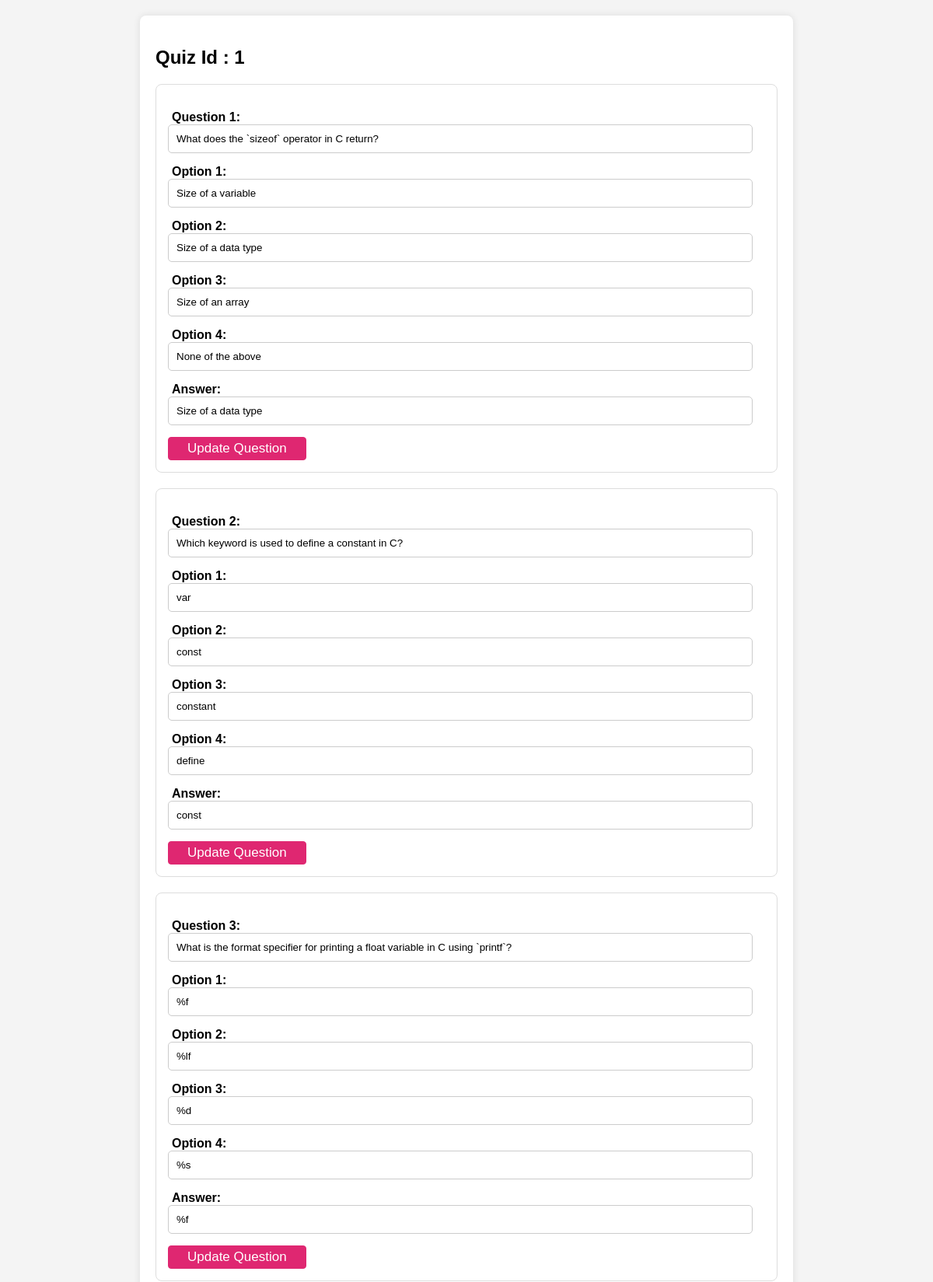
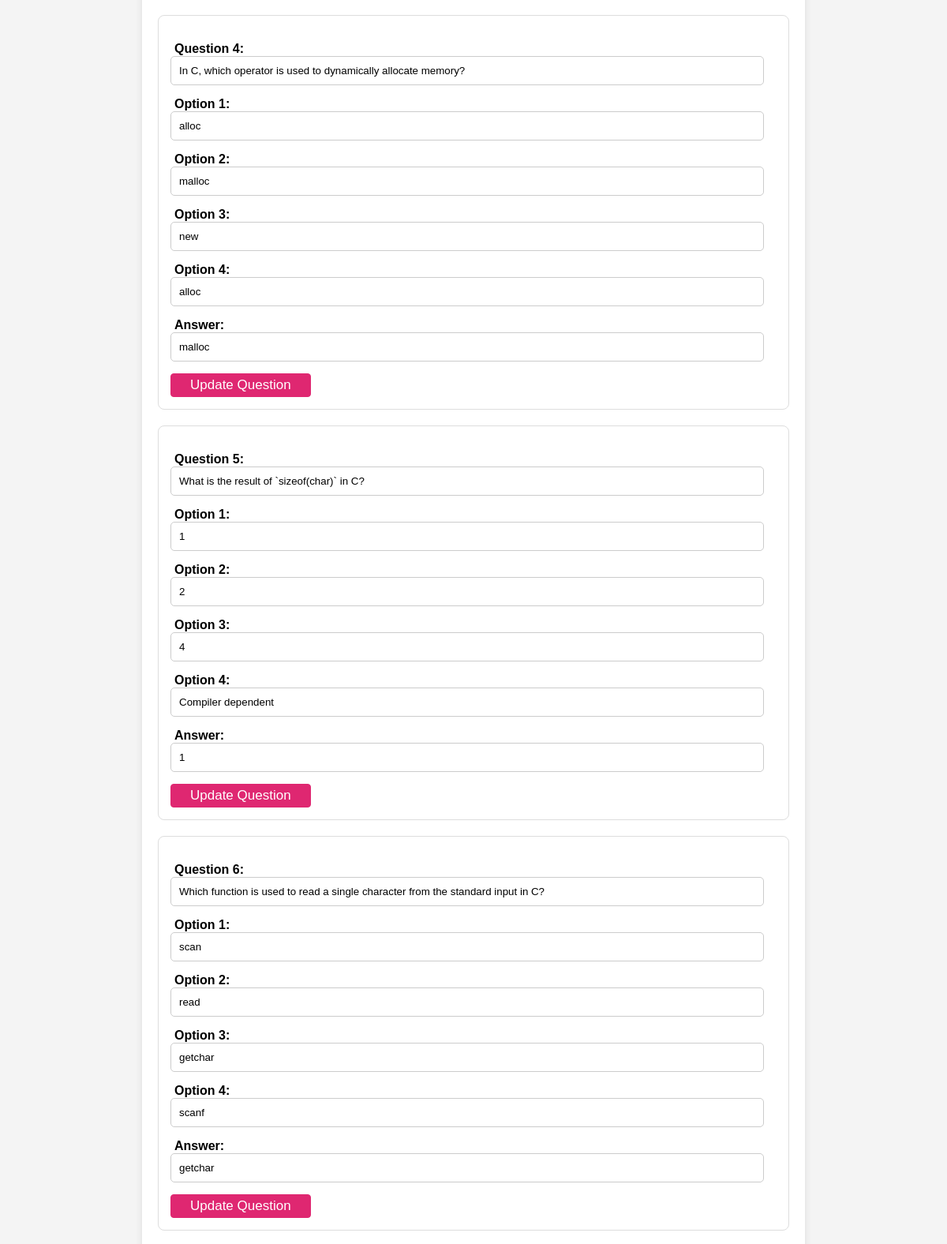
Page /admin/quizs/update_quiz.php?quiz_id=1 (upper part) on the committed database (2 pictures, top to bottom).
### tables this page shows
CREATE TABLE `quiz_questions` (
  `qno` int(11) NOT NULL,
  `quiz_id` int(11) NOT NULL,
  `question` varchar(255) NOT NULL,
  `option1` varchar(255) NOT NULL,
  `option2` varchar(255) NOT NULL,
  `option3` varchar(255) NOT NULL,
  `option4` varchar(255) NOT NULL,
  `answer` varchar(255) NOT NULL
);

### admin/quizs/update_quiz.php (the view, shortened to what this page needs)
<?php
include '../../include/db_connection.php';
$quiz_id=$_GET['quiz_id'];
    $sql_questions = "SELECT qno,question, option1, option2, option3, option4, answer FROM quiz_questions WHERE quiz_id='$quiz_id'";
    $result_questions = mysqli_query($c, $sql_questions);
    if (mysqli_num_rows($result_questions) > 0) {
        echo '<!DOCTYPE html>
<html lang="en">
<head>
    <meta charset="UTF-8">
    <title>Quiz Questions</title>
    <style>
        body {
            font-family: Arial, sans-serif;
            background-color: #f4f4f4;
            margin: 0;
            padding: 20px;
        }
        .container {
            max-width: 800px;
            margin: 0 auto;
            background-color: #fff;
            padding: 20px;
            border-radius: 8px;
            box-shadow: 0 0 10px rgba(0, 0, 0, 0.1);
        }
        .question-block {
            margin-bottom: 20px;
            padding: 15px;
            border: 1px solid #ddd;
            border-radius: 8px;
        }
        p {
            font-weight: bold;
            color: green;
        }
        label {
            margin: 10px 5px 5px 5px;
            font-weight: bold;
        }
        input[type="text"]
        {
            padding: 10px;
            margin-bottom: 15px;
            border: 1px solid #ccc;
            border-radius: 5px;
            width: 95%;
        }
        input[type="submit"]
        {
            text-decoration: none;
            color: #fff;
            background-color: #DF2771;
            padding: 4px 24px;
            border-radius: 4px;
            transition: 0.3s;
            border: 1px solid #DF2771;
            font-size: 17px;
        }
        input[type="submit"]:hover
        {
            background-color: #f70566;
        }
    </style>
</head>
<body>
    <div class="container">';
        echo "<h2>Quiz Id : $quiz_id </h2>";
        $question_count = 1;
        while ($row_question = mysqli_fetch_assoc($result_questions)) {
            ?>
            <div class="question-block">
            <form method="post" action="">
                <input type="hidden" name="qno" value="<?php echo htmlspecialchars($row_question['qno']); ?>"><br>
                <label>Question <?=$question_count?>:</label><br>
                <input type="text" name="question" value="<?php echo htmlspecialchars($row_question['question']); ?>"><br>
                <label>Option 1:</label><br>
                <input type="text" name="option1" value="<?php echo htmlspecialchars($row_question['option1']); ?>"><br>
                <label>Option 2:</label><br>
                <input type="text" name="option2" value="<?php echo htmlspecialchars($row_question['option2']); ?>"><br>
                <label>Option 3:</label><br>
                <input type="text" name="option3" value="<?php echo htmlspecialchars($row_question['option3']); ?>"><br>
                <label>Option 4:</label><br>
                <input type="text" name="option4" value="<?php echo htmlspecialchars($row_question['option4']); ?>"><br>
                <label>Answer:</label><br>
                <input type="text" name="answer" value="<?php echo htmlspecialchars($row_question['answer']); ?>"><br>
                <input type="submit" value="Update Question">
            </form>
        <?Php
            echo '</div>';
            $question_count++;
        }
        echo '</div>
</body>
</html>';
    } else {
        echo "No questions found for the specified quiz.";
    }
?>

### admin/quizs/update_quiz.php (style rules this page uses)
body { font-family: Arial, sans-serif; background-color: #f4f4f4; margin: 0; padding: 20px; }
.container { max-width: 800px; margin: 0 auto; background-color: #fff; padding: 20px; border-radius: 8px; box-shadow: 0 0 10px rgba(0, 0, 0, 0.1); }
.question-block { margin-bottom: 20px; padding: 15px; border: 1px solid #ddd; border-radius: 8px; }
label { margin: 10px 5px 5px 5px; font-weight: bold; }
input[type="text"] { padding: 10px; margin-bottom: 15px; border: 1px solid #ccc; border-radius: 5px; width: 95%; }
input[type="submit"] { text-decoration: none; color: #fff; background-color: #DF2771; padding: 4px 24px; border-radius: 4px; transition: 0.3s; border: 1px solid #DF2771; font-size: 17px; }

### rows in the picture
quiz_questions: question "What does the `sizeof` operator in C return?", option1 "Size of a variable", option2 "Size of a data type", option3 "Size of an array", option4 "None of the above", answer "Size of a data type"
quiz_questions: question "Which keyword is used to define a constant in C?", option1 "var", option2 "const", option3 "constant", option4 "define", answer "const"
quiz_questions: question "What is the format specifier for printing a float variable in C using `printf`?", option1 "%f", option2 "%lf", option3 "%d", option4 "%s", answer "%f"
quiz_questions: question "In C, which operator is used to dynamically allocate memory?", option1 "alloc", option2 "malloc", option3 "new", option4 "alloc", answer "malloc"
quiz_questions: question "What is the result of `sizeof(char)` in C?", option1 "1", option2 "2", option3 "4", option4 "Compiler dependent", answer "1"
quiz_questions: question "Which function is used to read a single character from the standard input in C?", option1 "scan", option2 "read", option3 "getchar", option4 "scanf", answer "getchar"

### other values in the picture
$quiz_id "1"
